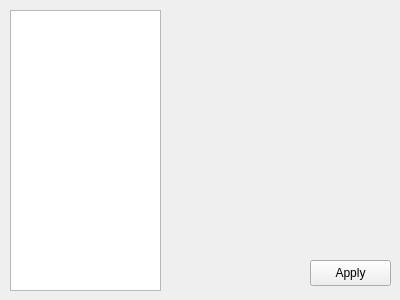
<?xml version="1.0" encoding="UTF-8"?>
<ui version="4.0">
 <class>OptionsWindow</class>
 <widget class="QWidget" name="OptionsWindow">
  <property name="geometry">
   <rect>
    <x>0</x>
    <y>0</y>
    <width>400</width>
    <height>300</height>
   </rect>
  </property>
  <property name="windowTitle">
   <string>Options</string>
  </property>
  <widget class="QTreeView" name="treeView">
   <property name="geometry">
    <rect>
     <x>10</x>
     <y>10</y>
     <width>151</width>
     <height>281</height>
    </rect>
   </property>
  </widget>
  <widget class="QPushButton" name="pushButton">
   <property name="geometry">
    <rect>
     <x>310</x>
     <y>260</y>
     <width>81</width>
     <height>26</height>
    </rect>
   </property>
   <property name="text">
    <string>Apply</string>
   </property>
  </widget>
  <widget class="QWidget" name="widget" native="true">
   <property name="geometry">
    <rect>
     <x>170</x>
     <y>10</y>
     <width>211</width>
     <height>241</height>
    </rect>
   </property>
  </widget>
 </widget>
 <resources/>
 <connections/>
</ui>
